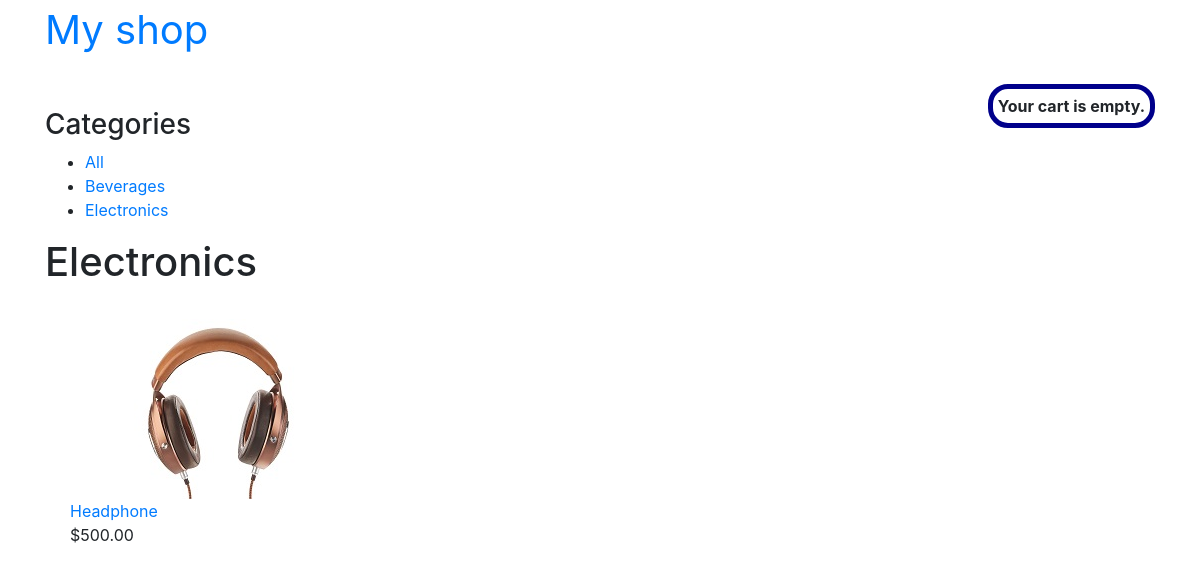
Screenshot of /electronics/ with the database file from the repository.
### shop/models.py (models this page shows, shortened)
class Category(models.Model):
	name = models.CharField(max_length=200,db_index=True)
	slug = models.SlugField(max_length=200,unique=True)
	class	Meta:
		ordering = ('name',)
		verbose_name = 'category'
		verbose_name_plural = 'categories'
	def	get_absolute_url(self):
		return	reverse('shop:product_list_by_category',args=[self.slug])

class	Product(models.Model):
	category	=	models.ForeignKey(Category,related_name='products',on_delete=models.CASCADE)
	name	=	models.CharField(max_length=200,db_index=True)
	slug	=	models.SlugField(max_length=200,db_index=True)
	image	=	models.ImageField(upload_to='products/%Y/%m/%d',
			blank=True)
	description	=	models.TextField(blank=True)
	price	=	models.DecimalField(max_digits=10,	decimal_places=2)
	available	=	models.BooleanField(default=True)
	created	=	models.DateTimeField(auto_now_add=True)
	updated	=	models.DateTimeField(auto_now=True)
	class	Meta:
		ordering	=	('name',)
		index_together	=	(('id',	'slug'),)
	def	get_absolute_url(self):
		return	reverse('shop:product_detail',args=[self.id,self.slug])

### shop/views.py (the view)
# urls.py: path('',	views.product_list,	name='product_list'),
def	product_list(request, category_slug=None):
	category =	None
	categories = Category.objects.all()
	products = Product.objects.filter(available=True)
	if	category_slug:
		category = get_object_or_404(Category,	slug=category_slug)
		products = products.filter(category=category)
	return	render(request,'shop/product/list.html',{'category':	category,
													 'categories':	categories,
													 'products':	products,   })

### cart/cart.py (called while the page is built)
	def	__len__(self):
		return	sum(item['quantity'] for item in self.cart.values())

### cart/context_processors.py (called while the page is built)
def	cart(request):
	return	{'cart': Cart(request)}

### shop/templates/shop/product/list.html (shortened to what this page needs)
{%	extends	"shop/base.html"	%}
{%	load	static	%}
{%	block	content	%}
		<div	id="sidebar">
				<h3>Categories</h3>
				<ul>
						<li	{%	if	not	category	%}class="selected"{%	endif	%}>
								<a	href="{%	url	"shop:product_list"	%}">All</a>
						</li>
						{%	for	c	in	categories	%}
								<li	{%	if	category.slug	==	c.slug	%}class="selected"
								{%	endif	%}>
										<a	href="{{	c.get_absolute_url	}}">{{	c.name	}}</a>
								</li>
						{%	endfor	%}
				</ul>
		</div>
		<div	id="main"	class="product-list">
				<h1>{%	if	category	%}{{	category.name	}}{%	else	%}Products
				{%	endif	%}</h1>
				{%	for	product	in	products	%}
						<div id="productview" >
								<a	href="{{	product.get_absolute_url	}}">
										<img src="
										{% if	product.image	%}
											{{ product.image.url	}}
										{%	else %}
											{% static 'images/no_image.jpg'	%}
										{% endif %}">
								</a>
								<br>
								<a	href="{{ product.get_absolute_url }}">{{ product.name }}</a>
								<br>
								${{	product.price }}
						</div>
				{%	endfor	%}
		</div>
{%	endblock	%}

### shop/static/css/base.css (style rules this page uses)
#productview { float: left; padding: 25px; }

### rows the page displays
Category: name "Beverages"
Category: name "Electronics"
Product: image (picture), name "Headphone", price "500.00"
